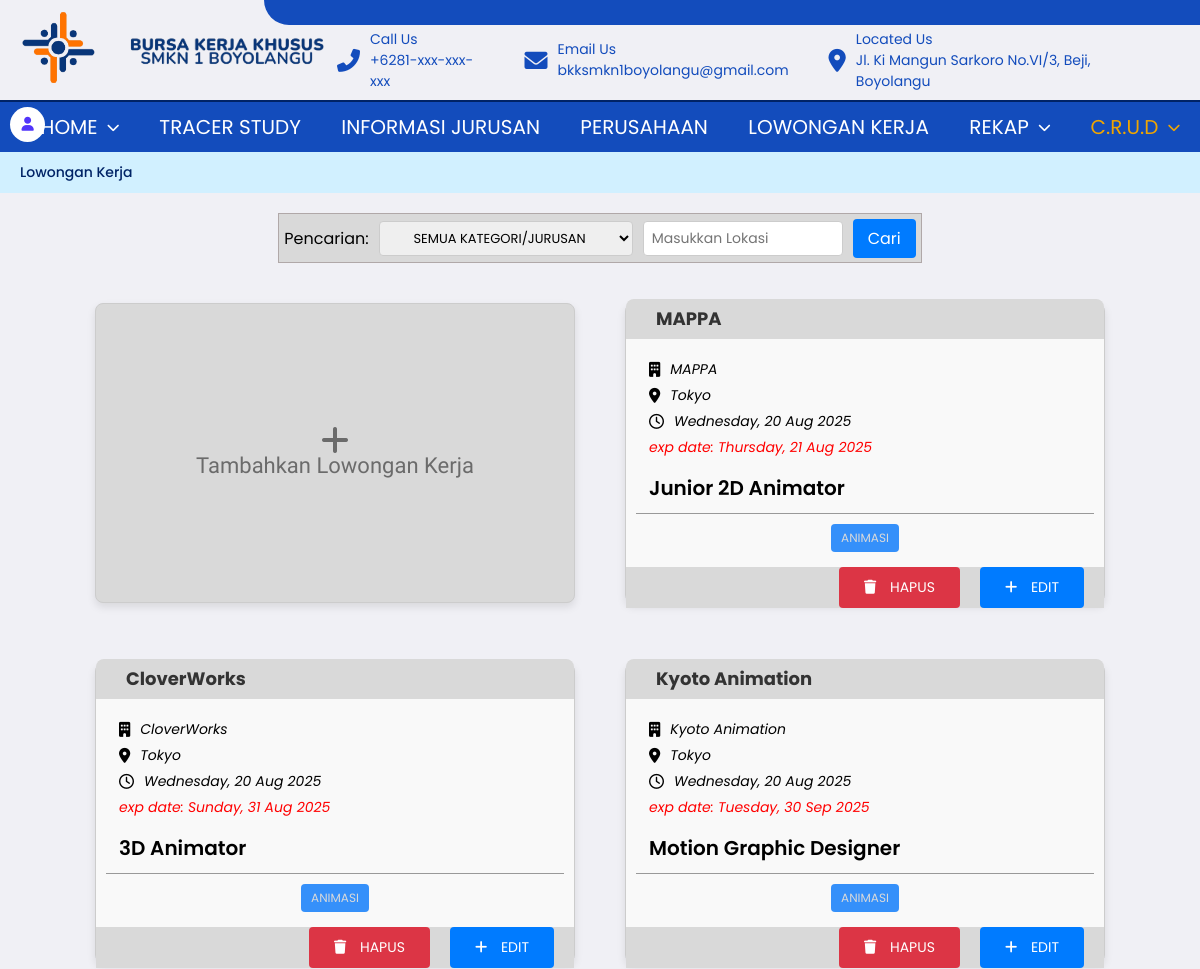
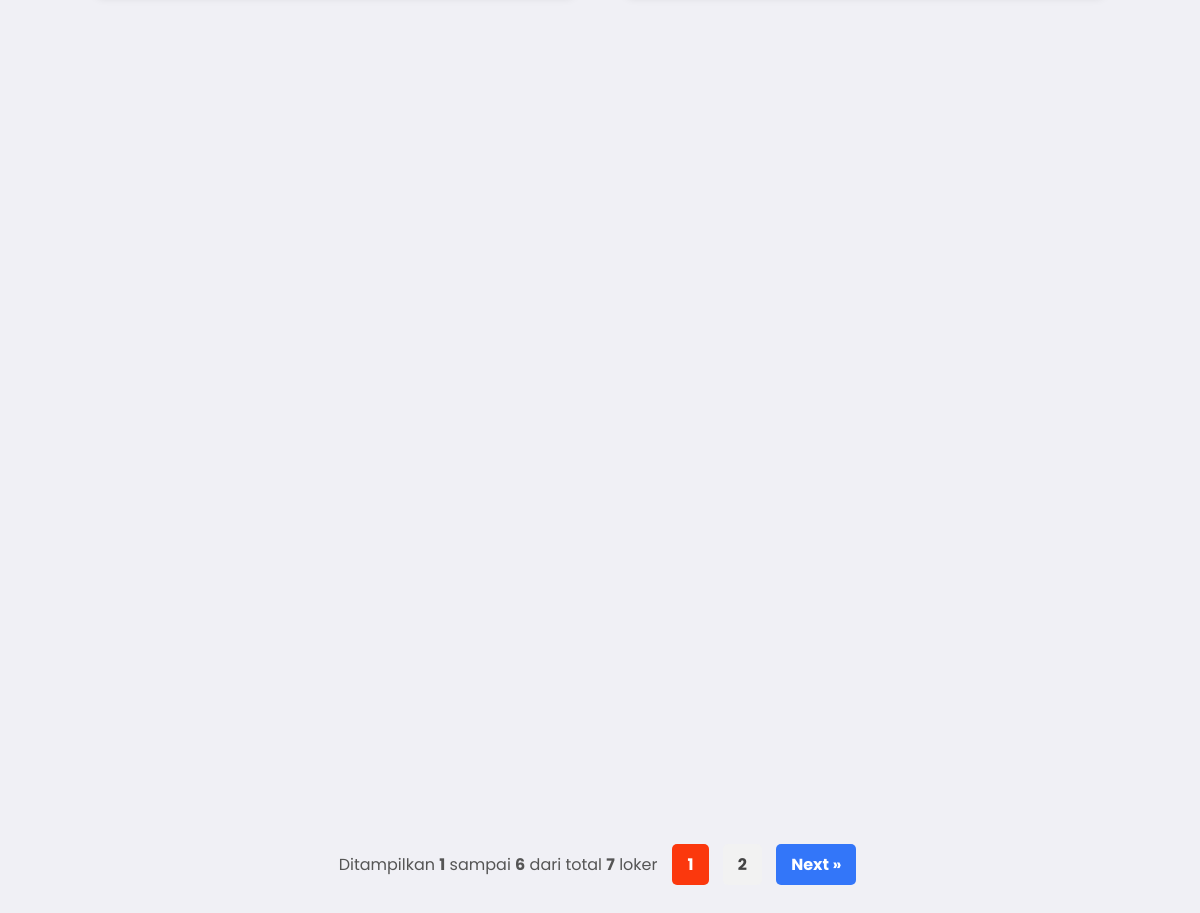
/BKK/CRUD/loker/loker.php?jurusan=ANIMASI (signed in), run on the app's committed database (2 pictures, top to bottom).
### tables this page shows
CREATE TABLE `lowker`  (
  `id_lowker` int NOT NULL AUTO_INCREMENT,
  `id_jurusan` int NOT NULL,
  `judul_lowker` varchar(255) NOT NULL,
  `deskripsi_lowker` text NOT NULL,
  `email` varchar(255) NOT NULL,
  `gaji` varchar(255) NULL DEFAULT NULL,
  `pendidikan` varchar(255) NULL DEFAULT NULL,
  `tipe_pekerjaan` varchar(255) NULL DEFAULT NULL,
  `tgl_ditutup` date NULL DEFAULT NULL,
  `tgl_posting` date NULL DEFAULT NULL,
  `keahlian` text NULL,
  `waktu_bekerja` varchar(255) NULL DEFAULT NULL,
  `kualifikasi` text NULL,
  `tunjangan` text NULL,
  `id_perusahaan` int NULL DEFAULT NULL,
  `lokasi` varchar(255) NULL DEFAULT NULL,
  `jumlah_pelamar` int NULL DEFAULT NULL,
  PRIMARY KEY (`id_lowker`, `id_jurusan`) USING BTREE,
  INDEX `id_perusahaan`(`id_perusahaan` ASC) USING BTREE,
  INDEX `id_lowker`(`id_lowker` ASC) USING BTREE,
  INDEX `jurusan`(`id_jurusan` ASC) USING BTREE,
  CONSTRAINT `jurusan` FOREIGN KEY (`id_jurusan`) REFERENCES `jurusan` (`id_jurusan`) ON DELETE RESTRICT ON UPDATE RESTRICT,
  CONSTRAINT `perusahaan` FOREIGN KEY (`id_perusahaan`) REFERENCES `perusahaan` (`id_perusahaan`) ON DELETE RESTRICT ON UPDATE RESTRICT
);

CREATE TABLE `perusahaan`  (
  `id_perusahaan` int NOT NULL AUTO_INCREMENT,
  `nama` varchar(100) NULL DEFAULT NULL,
  `alamat` text NULL,
  `kota` varchar(50) NULL DEFAULT NULL,
  `deskripsi_perusahaan` text NULL,
  `kontak` varchar(15) NULL DEFAULT NULL,
  `email` varchar(100) NULL DEFAULT NULL,
  `logo` longblob NULL,
  `gambar` varchar(255) NULL DEFAULT NULL,
  `standar` enum('umkm','mou','startup','perseroan') NOT NULL,
  `kategori` enum('lokal','provinsi','nasional','internasional') NOT NULL,
  `kerja_sama` text NOT NULL,
  PRIMARY KEY (`id_perusahaan`) USING BTREE
);

CREATE TABLE `jurusan`  (
  `id_jurusan` int NOT NULL AUTO_INCREMENT,
  `jurusan` varchar(100) NULL DEFAULT NULL,
  PRIMARY KEY (`id_jurusan`) USING BTREE
);

### BKK/config/helpers.php (called while the page is built, shortened)
<?php
function is_logged_in() {
    return isset($_SESSION['user_id']);
}
function is_admin() {
    return is_logged_in() && ($_SESSION['role'] ?? '') === 'admin';
}
function is_alumni() {
    return is_logged_in() && ($_SESSION['role'] ?? '') === 'alumni';
}
?>

### BKK/CRUD/loker/loker.php (the view, shortened to what this page needs)
<?php
require_once __DIR__ . '/../../config/helpers.php';
$jurusan_filter = isset($_GET['jurusan']) ? trim($_GET['jurusan']) : '';
$lokasi_filter = isset($_GET['lokasi']) ? trim($_GET['lokasi']) : '';
$limit = 6;
$page = isset($_GET['page']) && is_numeric($_GET['page']) ? (int)$_GET['page'] : 1;
$offset = ($page - 1) * $limit;
$where = "WHERE 1";
$params = [];
if ($jurusan_filter !== '') {
  $where .= " AND jurusan.jurusan LIKE ?";
  $params[] = "%$jurusan_filter%";
}
$count_stmt = $koneksi->prepare("
    SELECT COUNT(*) AS total
    FROM lowker
    JOIN perusahaan ON lowker.id_perusahaan = perusahaan.id_perusahaan
    JOIN jurusan ON lowker.id_jurusan = jurusan.id_jurusan
    $where
");
if (!empty($params)) {
  $types = str_repeat('s', count($params));
  $count_stmt->bind_param($types, ...$params);
}
$count_stmt->execute();
$total_result = $count_stmt->get_result();
$total_row = $total_result->fetch_assoc();
$total_pages = ceil($total_row['total'] / $limit);
$sql = "
    SELECT lowker.*,
           perusahaan.nama AS nama_perusahaan,
           jurusan.jurusan AS nama_jurusan
    FROM lowker
    JOIN perusahaan ON lowker.id_perusahaan = perusahaan.id_perusahaan
    JOIN jurusan ON lowker.id_jurusan = jurusan.id_jurusan
    $where
    ORDER BY lowker.tgl_posting DESC
    LIMIT ? OFFSET ?
";
$stmt = $koneksi->prepare($sql);
$types = str_repeat('s', count($params)) . 'ii';
$params[] = $limit;
$params[] = $offset;
$stmt->bind_param($types, ...$params);
$stmt->execute();
$result = $stmt->get_result();
?>
<!DOCTYPE html>
<html lang="en">
<head>
  <link rel="stylesheet" href="../../navbar/navbar.css?v=<?php echo time(); ?>">
  <link rel="stylesheet" href="loker.css?v=<?php echo time(); ?>">
  <link href="https://cdnjs.cloudflare.com/ajax/libs/font-awesome/6.0.0-beta3/css/all.min.css" rel="stylesheet">
</head>
<body>
  <?php include '../../navbar/header.php' ?>
  <div class="container">
    <?php
    if (!is_logged_in()) {
      include '../../navbar/guest.php';
    } elseif (is_alumni()) {
      include '../../navbar/alumni.php';
    } elseif (is_admin()) {
      include '../../navbar/admin.php';
    }
    ?>
    <div class="header-bar">
      <a href="#">Lowongan Kerja</a>
    </div>
    <div class="search-container">
      <form method="GET" class="search">
        <label for="jurusan">Pencarian:</label>
        <select id="jurusan" name="jurusan" class="search-select">
          <option value="">SEMUA KATEGORI/JURUSAN</option>
        </select>
        <input type="text" class="search-input" name="lokasi" placeholder="Masukkan Lokasi" value="<?= htmlspecialchars($lokasi_filter) ?>">
        <button class="search-button" type="submit">Cari</button>
      </form>
    </div>
    <div class="job-list">
      <div class="job-card" id="tambah-loker">
        <div class="tambah-btn">
          <a href="loker-tambah.php">
            <i class="fa-solid fa-plus fa-2xl"></i>
            <p>Tambahkan Lowongan Kerja</p>
          </a>
        </div>
      </div>
      <?php
      if ($result->num_rows > 0):
        while ($row = $result->fetch_assoc()):
          $perusahaan = htmlspecialchars($row['nama_perusahaan']);
          $jurusan = htmlspecialchars($row['nama_jurusan']);
          $lokasi = htmlspecialchars($row['lokasi']);
          $tgl_post = date('l, d M Y', strtotime($row['tgl_posting']));
          $tgl_exp = date('l, d M Y', strtotime($row['tgl_ditutup']));
      ?>
          <div class="job-card">
            <div class="job-header">
              <h3><?= $perusahaan ?></h3>
            </div>
            <div class="job-detail">
              <ul>
                <li><i class="fa-solid fa-building"></i><?= $perusahaan ?></li>
                <li><i class="fa-solid fa-location-dot"></i><?= $lokasi ?></li>
                <li><i class="fa-regular fa-clock"></i><?= $tgl_post ?></li>
                <li style="color: red;">exp date: <?= $tgl_exp ?></li>
              </ul>
              <p class="job-role"><?= htmlspecialchars($row['judul_lowker']) ?></p>
              <div class="line"></div>
              <div class="job-tags">
                <p><?= $jurusan ?></p>
              </div>
            </div>
            <div class="job-footer">
              <a href="loker-hapus.php?id=<?= $row['id_lowker'] ?>" onclick="return confirm('Yakin ingin menghapus lowongan ini?');">
                <button class="delete-button"><i class="fas fa-trash"></i> HAPUS</button>
              </a>
              <a href="loker-edit.php?id=<?= $row['id_lowker'] ?>">
                <button class="edit-button"><i class="fas fa-plus"></i> EDIT</button>
              </a>
            </div>
          </div>
        <?php endwhile; ?>
      <?php else: ?>
        <p class="no-data" style="text-align:center; font-weight:bold; color:#666;">Tidak ada lowongan kerja yang tersedia.</p>
      <?php endif; ?>
    </div>
    <?php
    $start = $offset + 1;
    $end = $offset + $result->num_rows;
    $total = $total_row['total'];
    ?>
    <div class="pagination-container">
      <div class="pagination-info">
        <p>
          Ditampilkan <strong><?= $start ?></strong> sampai <strong><?= $end ?></strong>
          dari total <strong><?= $total ?></strong> loker
        </p>
      </div>
      <div class="pagination">
        <?php for ($i = 1; $i <= $total_pages; $i++): ?>
          <a href="?page=<?= $i ?>&jurusan=<?= urlencode($jurusan_filter) ?>&lokasi=<?= urlencode($lokasi_filter) ?>"
            class="<?= ($i == $page) ? 'active' : '' ?>">
            <?= $i ?>
          </a>
        <?php endfor; ?>
        <?php if ($page < $total_pages): ?>
          <a class="navigate"
            href="?page=<?= $page + 1 ?>&jurusan=<?= urlencode($jurusan_filter) ?>&lokasi=<?= urlencode($lokasi_filter) ?>">
            Next &raquo;
          </a>
        <?php endif; ?>
      </div>
    </div>
  </div>
</body>
</html>

### BKK/CRUD/loker/loker.css (style rules this page uses)
* { margin: 0; padding: 0; box-sizing: border-box; font-family: 'Poppins', sans-serif; }
body { background-color: #f0f0f5; font-size: 16px; }
.container { min-height: 100vh; }
.header-bar { background-color: #d1f0ff; padding: 10px 20px; text-align: left; font-size: 14px; font-weight: 500; }
.header-bar a { color: #002366; text-decoration: none; margin-right: 40px; }
.search-container { display: flex; justify-content: center; margin: 20px 0; }
.search { display: flex; align-items: center; height: 50px; gap: 10px; background-color: #D9D9D9; padding: 5px; border: 1px solid #B0A8A8; user-select: none; }
.search select, .search option { display: flex; align-items: center; font-size: 13px; text-align: center; height: 35px; }
.search-select, .search-input { padding: 8px; font-size: 16px; border: 1px solid #ccc; border-radius: 4px; }
.search-input { font-size: 14px; height: 35px; width: 200px; }
.search-button { padding: 7px 15px; font-size: 16px; background-color: #007bff; color: #fff; border: none; border-radius: 4px; cursor: pointer; transition: color 0.3s ease, background-color 0.3s ease; }
.job-list { display: flex; flex-wrap: wrap; justify-content: center; gap: 20px; margin-top: 20px; padding-bottom: 50px; user-select: none; }
#tambah-loker { gap: 20px; background: #D9D9D9; text-decoration: none; }
#tambah-loker .tambah-btn { display: flex; justify-content: center; align-items: center; text-align: center; cursor: pointer; opacity: 0.5; }
#tambah-loker .tambah-btn a { text-decoration: none; color: #000; }
#tambah-loker p { font-size: 22px; font-family: "Ramabhadra", sans-serif; }
.job-card { display: flex; flex-direction: column; justify-content: center; border: 1px solid #ccc; border-radius: 8px; background-color: #f9f9f9; box-shadow: 0 4px 8px rgba(0, 0, 0, 0.1); text-align: center; width: 40vw; height: 300px; margin: 20px 15px; opacity: 0; transform: translateY(30px); transition: opacity 0.6s ease-out, transform 0.6s ease-out; }
.job-card.show { opacity: 1; transform: translateY(0); }
.job-card .job-header { display: flex; align-items: center; padding: 10px; border-top-left-radius: 8px; border-top-right-radius: 8Px; background-color: #D9D9D9; height: 40px; }
.job-header h3 { margin-left: 20px; font-size: 18px; color: #333; }
.job-card .job-detail { display: flex; flex-direction: column; }
.job-detail ul { display: flex; flex-direction: column; text-align: left; padding: 15px 0; }
.job-detail li { display: flex; align-items: center; font-size: 14px; margin-left: 23px; margin-top: 5px; font-style: italic; }
.job-detail i { font-size: 15px; margin-right: 10px; }
.job-detail .job-role { text-align: left; margin-left: 23px; font-weight: 600; font-size: 20px; }
.job-card .line { width: 96%; height: 1px; background-color: #999999; margin: 10px auto; }
.job-tags { display: flex; gap: 5px; justify-content: center; margin-bottom: 15px; }
.job-tags p { background-color: #3590FA; padding: 5px 10px; border-radius: 4px; font-size: 12px; color: #D9D9D9; }
.job-footer { display: flex; justify-content: flex-end; align-items: center; background-color: #D9D9D9; height: 100px; }
.edit-button i, .delete-button i { margin-right: 10px; }
.edit-button { padding: 10px 25px; font-size: 14px; color: #fff; background-color: #007bff; border: none; border-radius: 4px; cursor: pointer; margin-right: 20px; transition: color 0.3s ease, background-color 0.3s ease; }
.delete-button { padding: 10px 25px; font-size: 14px; color: #fff; background-color: #dc3545; border: none; border-radius: 4px; cursor: pointer; margin-right: 20px; transition: color 0.3s ease, background-color 0.3s ease; }
.pagination-container { display: flex; align-items: center; justify-content: center; flex-wrap: wrap; margin-top: 30px; }
.pagination-info { text-align: left; font-size: 16px; color: #555; margin-right: 10px; }
.pagination { text-align: center; margin: 30px 0; }
.pagination a { display: inline-block; padding: 8px 15px; margin: 0 5px; color: #444; background: #f2f2f2; border-radius: 5px; text-decoration: none; font-weight: bold; transition: 0.2s; }
.pagination a.active { background-color: #FB380D; color: #fff; }
.pagination .navigate { background: #3376F9; color: white; }

### data on the page
lowker: id_perusahaan.nama "MAPPA", lokasi "Tokyo", tgl_posting "Wednesday, 20 Aug 2025", tgl_ditutup "Thursday, 21 Aug 2025", judul_lowker "Junior 2D Animator", id_jurusan.jurusan "ANIMASI"
lowker: id_perusahaan.nama "CloverWorks", lokasi "Tokyo", tgl_posting "Wednesday, 20 Aug 2025", tgl_ditutup "Sunday, 31 Aug 2025", judul_lowker "3D Animator", id_jurusan.jurusan "ANIMASI"
lowker: id_perusahaan.nama "Kyoto Animation", lokasi "Tokyo", tgl_posting "Wednesday, 20 Aug 2025", tgl_ditutup "Tuesday, 30 Sep 2025", judul_lowker "Motion Graphic Designer", id_jurusan.jurusan "ANIMASI"

### other printed values
$start "1"
$end "6"
$total "7"
